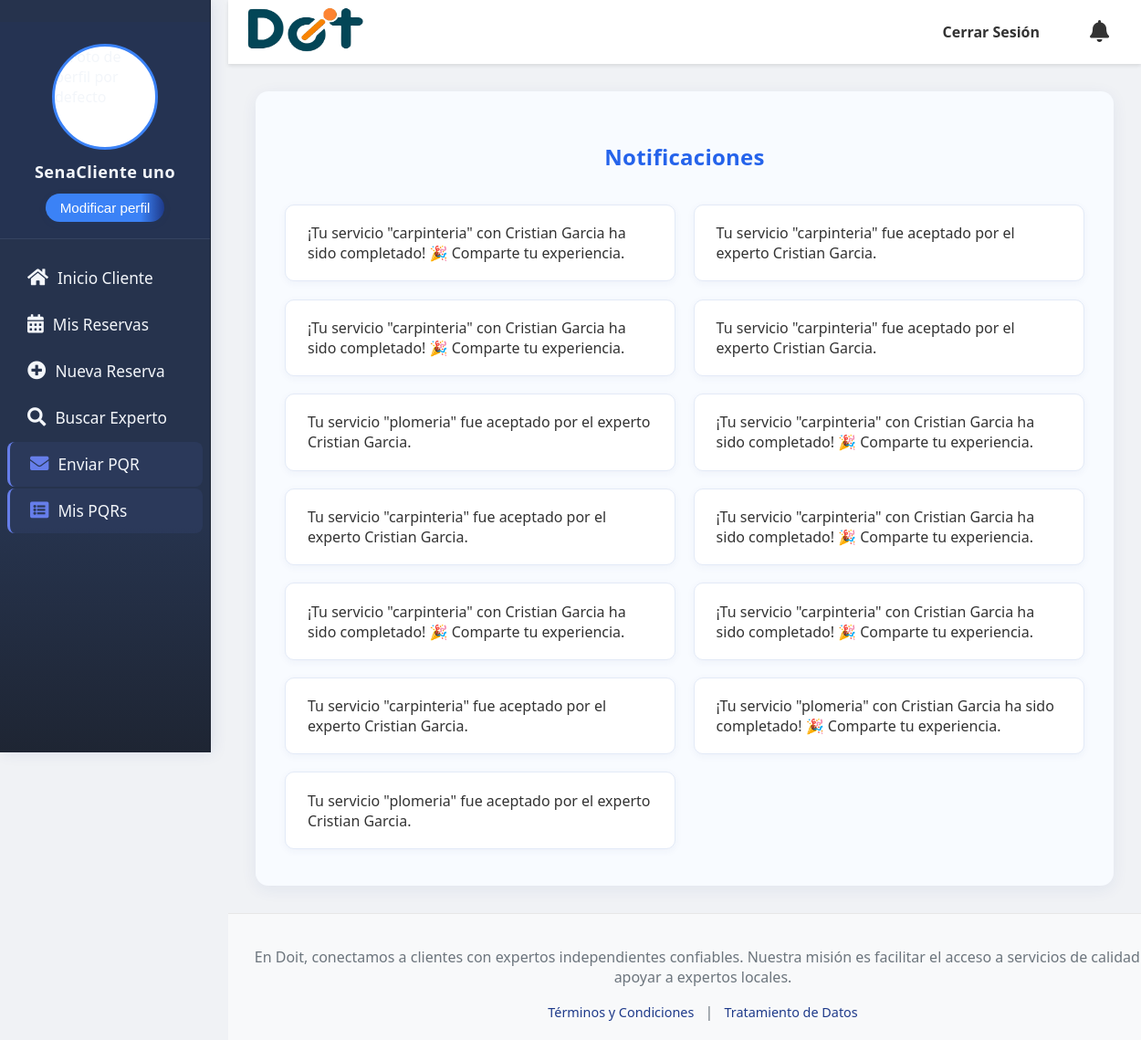
Page /notificaciones/ (signed in) on the committed database.
### doit_app/models.py (models this page shows, shortened)
class CustomUser(AbstractUser):
    tipo_usuario_choices = [
        ('cliente', 'Cliente'),
        ('experto', 'Experto'),
    ]
    estado_aprobacion_choices = [
        ('pendiente', 'Pendiente'),
        ('aprobado', 'Aprobado'),
        ('rechazado', 'Rechazado'),
    ]
    genero = models.ForeignKey(Genero, on_delete=models.SET_NULL, null=True, blank=True, verbose_name="Género")
    tipo_usuario = models.CharField(max_length=20, choices=tipo_usuario_choices, default='cliente', verbose_name="Tipo de Usuario")
    nacionalidad = models.CharField(max_length=100, blank=True, null=True, verbose_name="Nacionalidad")
    numDoc = models.CharField(max_length=100, unique=True, blank=True, null=True, verbose_name="Número de Documento")
    telefono = models.CharField(max_length=20, blank=True, null=True, verbose_name="Teléfono")
    fechaNacimiento = models.DateField(blank=True, null=True, verbose_name="Fecha de Nacimiento")
    foto_perfil = models.ImageField(upload_to='perfil/', null=True, blank=True, verbose_name="Foto de Perfil")
    tipo_documento = models.ForeignKey(TipoDoc, on_delete=models.SET_NULL, null=True, blank=True, verbose_name="Tipo de Documento")
    especialidad = models.ManyToManyField(
        Servicios,
        blank=True,
        verbose_name="Servicios que ofrece el experto"
    )
    direccion = models.CharField(max_length=255, blank=True, null=True, verbose_name="Dirección de Residencia")
    barrio = models.CharField(max_length=100, blank=True, null=True, verbose_name="Barrio")
    documento_identidad_pdf = models.FileField(upload_to='documentos_identidad/', blank=True, null=True, verbose_name="Documento de Identidad (PDF)")
    hoja_vida_file = models.FileField(upload_to='hojas_vida/', null=True, blank=True, verbose_name="Hoja de Vida (PDF)")
    verificado = models.CharField(
        max_length=20,
        choices=[('pendiente', 'Pendiente'), ('aprobado', 'Aprobado'), ('rechazado', 'Rechazado')],
        default='pendiente',
        verbose_name="Estado de verificación del experto"
    )
    aprobado_cliente = models.CharField(
        max_length=20,
        choices=estado_aprobacion_choices,
        default='pendiente',
        verbose_name="Estado de aprobación del cliente"
    )
    class Meta:
        verbose_name = "Usuario Personalizado"
        verbose_name_plural = "Usuarios Personalizados"
        app_label = "doit_app"
    def is_usuario_normal(self):
        return self.tipo_usuario == 'cliente'
    def is_experto(self):
        return self.tipo_usuario == 'experto'

class Notificacion(models.Model):
    usuario = models.ForeignKey(settings.AUTH_USER_MODEL, on_delete=models.CASCADE, related_name='notificaciones')
    mensaje = models.CharField(max_length=255)
    url = models.CharField(max_length=255, blank=True, null=True)
    leida = models.BooleanField(default=False)
    fecha = models.DateTimeField(auto_now_add=True)
    class Meta:
        ordering = ['-fecha']
        verbose_name = 'Notificación'
        verbose_name_plural = 'Notificaciones'

### doit_app/views.py (the view)
# urls.py: path('notificaciones/', views.notificaciones, name='notificaciones'),
@login_required
@usuario_aprobado_required
def notificaciones(request):
    notificaciones = Notificacion.objects.filter(usuario=request.user).order_by('-fecha')
    Notificacion.objects.filter(usuario=request.user, leida=False).update(leida=True)
    return render(request, 'notificaciones.html', {'notificaciones': notificaciones})

### doit_app/context_processors.py (called while the page is built, shortened)
def notificaciones_context(request):
    context = {}
    try:
        if request.user.is_authenticated:
            notificaciones_no_leidas = Notificacion.objects.filter(usuario=request.user, leida=False).count()
            context['notificaciones_no_leidas'] = notificaciones_no_leidas
        else:
            context['notificaciones_no_leidas'] = 0
            context['promedio_calificacion'] = 0
    except Exception:
        context = {
            'notificaciones_no_leidas': 0,
            'promedio_calificacion': 0
        }
    return context

### doit_app/views.py (called while the page is built, shortened)
def usuario_aprobado_required(view_func):
    @wraps(view_func)
    def wrapper(request, *args, **kwargs):
        if not request.user.is_authenticated:
            return redirect('login')
        if request.user.is_superuser or request.user.tipo_usuario == 'admin':
            return view_func(request, *args, **kwargs)
        if request.user.tipo_usuario == 'cliente':
            if request.user.aprobado_cliente != 'aprobado':
                messages.warning(request, 'Tu cuenta está pendiente de aprobación por parte del administrador. No puedes acceder a todas las funcionalidades hasta que sea aprobada.')
                return render(request, 'pendiente_aprobacion.html', {
                    'tipo_usuario': 'cliente',
                    'estado': request.user.aprobado_cliente
                })
        return view_func(request, *args, **kwargs)
    return wrapper

### doit_app/templates/notificaciones.html (shortened to what this page needs)
{% extends "base.html" %}
 {% load static %}
{% block extra_css %}
<link rel="stylesheet" href="{% static 'css/notificaciones.css' %}">
<link rel="stylesheet" href="{% static 'css/notificaciones_custom.css' %}">
{% endblock %}
{% block content %}
<div class="notificaciones-container mt-4">
    <h2 style="text-align:center;">Notificaciones</h2>
    <ul class="list-group notificaciones-grid">
        {% for noti in notificaciones %}
            <li class="list-group-item {% if not noti.leida %}list-group-item-info{% endif %}">
                <span>
                    {{ noti.mensaje }}
                </span>
            </li>
        {% empty %}
            <li class="list-group-item">No tienes notificaciones.</li>
        {% endfor %}
    </ul>
</div>
{% endblock %}

### doit_app/templates/base.html (shortened to what this page needs)
<!DOCTYPE html>
<html lang="es">
{% load static %}
<head>
    <link rel="stylesheet" href="{% static 'css/styles.css' %}">
    <link rel="stylesheet" href="{% static 'css/calificaciones.css' %}">
    <link rel="stylesheet" href="https://cdnjs.cloudflare.com/ajax/libs/font-awesome/5.15.4/css/all.min.css">
    {% block extra_css %}
    {% endblock %}
</head>
<body>
    {% if user.is_authenticated and not user.is_staff and not user.is_superuser %}
    <div id="sidebar">
            <div class="perfil-header">
                <div class="perfil-foto-container">
                    {% if user.foto_perfil %}
                        <img src="{{ user.foto_perfil.url }}" alt="Foto de perfil de {{ user.username }}" class="perfil-foto">
                    {% else %}
                        <img src="{% static 'images/default_profile.jpg' %}" alt="Foto de perfil por defecto" class="perfil-foto">
                    {% endif %}
                </div>
                <p class="perfil-nombre">
                    {% if user.first_name and user.last_name %}
                        {{ user.first_name }} {{ user.last_name }}
                    {% elif user.first_name %}
                        {{ user.first_name }}
                    {% elif user.username %}
                        {{ user.username }}
                    {% else %}
                        Usuario Desconocido
                    {% endif %}
                </p>
                <div>
                    <a href="{% url 'editar_perfil' %}">
                        <button class="modificar-perfil-btn">Modificar perfil</button>
                    </a>
                </div>
            </div>
        <ul class="list-unstyled components">
            {% if user.is_authenticated and user.is_usuario_normal and user.aprobado_cliente == 'aprobado' %}
                <li><a href="{% url 'principal' %}"><i class="fas fa-home"></i> Inicio Cliente</a></li>
                <li><a href="{% url 'mis_reservas_cliente' %}"><i class="fas fa-calendar-alt"></i> Mis Reservas</a></li>
                <li><a href="{% url 'reserva' %}"><i class="fas fa-plus-circle"></i> Nueva Reserva</a></li>
                <li><a href="{% url 'busc_experto' %}"><i class="fas fa-search"></i> Buscar Experto</a></li>
                <li><a href="{% url 'pqr' %}"><i class="fas fa-envelope"></i> Enviar PQR</a></li>
                <li><a href="{% url 'mis_pqrs' %}"><i class="fas fa-list-alt"></i> Mis PQRs</a></li>
            {% elif user.is_authenticated and user.is_usuario_normal and user.aprobado_cliente != 'aprobado' %}
                <li><span class="nav-disabled"><i class="fas fa-clock"></i> Pendiente de aprobación</span></li>
            {% endif %}
        </ul>
    </div>
    {% endif %}
    <div id="content-wrapper">
        <header>
            <nav class="navbar navbar-light bg-light">
                <div class="logo">
                    {% if user.is_authenticated %}
                        {% if user.is_usuario_normal %}
                            <a href="{% url 'principal' %}">
                                <img src="{% static 'images/Doit_logo.png' %}" alt="Logo Doit" width="130">
                            </a>
                        {% elif user.is_experto %}
                            <a href="{% url 'dashboard_experto' %}">
                                <img src="{% static 'images/Doit_logo.png' %}" alt="Logo Doit" width="130">
                            </a>
                        {% elif user.is_superuser %}
                            <a href="{% url 'admin_principal' %}">
                                <img src="{% static 'images/Doit_logo.png' %}" alt="Logo Doit" width="130">
                            </a>
                        {% else %}
                            <a href="{% url 'home' %}">
                                <img src="{% static 'images/Doit_logo.png' %}" alt="Logo Doit" width="130">
                            </a>
                        {% endif %}
                    {% else %}
                        <a href="{% url 'home' %}">
                            <img src="{% static 'images/Doit_logo.png' %}" alt="Logo Doit" width="130">
                        </a>
                    {% endif %}
                </div>
                <ul class="nav-links">
                    {% if user.is_authenticated %}
                        <li><a href="{% url 'user_logout' %}">Cerrar Sesión</a></li>
                    {% else %}
                        <li><a href="{% url 'login' %}">Iniciar Sesión</a></li>
                        <li><a href="{% url 'registrarse' %}">Registrarse</a></li>
                    {% endif %}
                    <li style="position:relative;">
                        <a href="{% url 'notificaciones' %}" id="notificaciones-link" style="position:relative;">
                            <i class="fa fa-bell" style="font-size:1.5em;"></i>
                        </a>
                    </li>
                </ul>
            </nav>
        </header>
        <main>
            {% block content %}
            {% endblock %}
        </main>
        <footer>
            <p> En Doit, conectamos a clientes con expertos independientes confiables. Nuestra misión es facilitar el acceso a servicios de calidad y apoyar a expertos locales. </p>
            <div class="footer-links">
                <a href="{% url 'terminos_condiciones' %}">Términos y Condiciones</a> |
                <a href="{% url 'tratamiento_datos' %}">Tratamiento de Datos</a>
            </div>
        </footer>
    </div>
</body>
</html>

### static/css/styles.css (style rules this page uses)
:root { --sidebar-width: 250px; --header-height: 70px; --sidebar-bg-color: #2c3e50; --sidebar-text-color: #ecf0f1; --sidebar-hover-bg-color: #34495e; --header-bg-color: #ffffff; --footer-bg-color: #f8f9fa; --main-content-bg-color: #f0f2f5; --primary-blue: #1e3a8a; --secondary-blue: #3b82f6; --alert-info-bg: #d1ecf1; --alert-info-border: #bee5eb; --alert-info-text: #0c5460; --alert-success-bg: #d4edda; --alert-success-border: #c3e6cb; --alert-success-text: #155724; --alert-danger-bg: #f8d7da; --alert-danger-border: #f5c6cb; --alert-danger-text: #721c24; --alert-warning-bg: #fff3cd; --alert-warning-border: #ffeeba; --alert-warning-text: #856404; --shadow-light: 0 2px 4px rgba(0, 0, 0, 0.1); --shadow-medium: 0 4px 8px rgba(0, 0, 0, 0.15); --border-radius-base: 5px; }
html, body { margin: 0; padding: 0; font-family: 'Segoe UI', Arial, sans-serif; background-color: var(--main-content-bg-color); color: #333; }
body { display: flex; min-height: 100vh; }
#sidebar { width: 230px; min-height: 100vh; background: linear-gradient(180deg, #26334d 70%, #1e2533 100%); color: #f3f6fa; overflow-y: auto; padding-top: 24px; position: fixed; z-index: 101; top: 0; left: 0; box-shadow: 2px 0 16px rgba(30,58,138,0.10); border-right: 1.5px solid #1e2533; }
#sidebar .perfil-header { display: flex; flex-direction: column; align-items: center; padding: 24px 10px 18px 10px; margin-bottom: 18px; border-bottom: 1px solid rgba(255,255,255,0.08); background: rgba(30,58,138,0.07); }
#sidebar .perfil-foto-container { width: 110px; height: 110px; border-radius: 50%; overflow: hidden; margin-bottom: 12px; border: 3px solid #3b82f6; background: #fff; }
#sidebar .perfil-foto { width: 100%; height: 100%; object-fit: cover; }
#sidebar .perfil-nombre { color: #f3f6fa; font-size: 1.13em; font-weight: 600; margin: 0; text-align: center; letter-spacing: 0.5px; }
#sidebar .modificar-perfil-btn { background: linear-gradient(90deg, #3b82f6 80%, #1e3a8a 100%); color: #fff; border: none; padding: 7px 16px; border-radius: 18px; cursor: pointer; font-size: 0.95em; font-weight: 500; transition: background 0.2s; margin-top: 12px; box-shadow: 0 2px 8px rgba(30,58,138,0.08); }
#sidebar ul.list-unstyled { list-style-type: none; padding: 0; margin: 0; }
#sidebar ul.list-unstyled li a { padding: 13px 22px; display: flex; align-items: center; color: #f3f6fa; text-decoration: none; font-size: 1.08em; border-radius: 8px; margin: 2px 8px; transition: background 0.18s, color 0.18s; }
#sidebar ul.list-unstyled li a i { margin-right: 10px; font-size: 1.18em; }
#sidebar ul.list-unstyled li a[href*="pqr"] { background: rgba(102, 126, 234, 0.08); border-left: 3px solid #667eea; }
#sidebar ul.list-unstyled li a[href*="pqr"] i { color: #667eea; }
header { position: fixed; top: 0; left: var(--sidebar-width); width: calc(100% - var(--sidebar-width)); height: var(--header-height); background-color: var(--header-bg-color); box-shadow: var(--shadow-light); z-index: 100; display: flex; align-items: center; }
header nav { display: flex; justify-content: space-between; align-items: center; width: 100%; padding: 0 20px; }
header .logo img { height: 50px; }
header .nav-links { list-style: none; margin: 0; padding: 0; display: flex; align-items: center; }
header .nav-links li { margin-left: 25px; }
header .nav-links a { text-decoration: none; color: #333; font-weight: 600; padding: 8px 15px; border-radius: var(--border-radius-base); transition: background-color 0.3s ease, color 0.3s ease; }
#content-wrapper { flex-grow: 1; margin-left: var(--sidebar-width); padding-top: var(--header-height); min-height: 100vh; display: flex; flex-direction: column; }
main { flex-grow: 1; padding: 30px; background-color: var(--main-content-bg-color); }
footer { width: 100%; padding: 20px; background-color: var(--footer-bg-color); text-align: center; color: #6c757d; margin-top: auto; border-top: 1px solid #e7e7e7; }
.footer-links { margin-top: 10px; }
.footer-links a { color: var(--primary-blue); text-decoration: none; margin: 0 8px; font-size: 0.9em; }

### static/css/notificaciones_custom.css (style rules this page uses)
.notificaciones-grid { display: grid; grid-template-columns: 1fr 1fr; gap: 1.2em; padding-left: 0; word-break: normal; }
.notificaciones-grid .list-group-item { margin-bottom: 0; white-space: normal; word-break: normal; }
.notificaciones-grid .list-group-item span { white-space: normal; word-break: normal; }

### rows in the picture
CustomUser: first_name "SenaCliente", last_name "uno"
Notificacion: mensaje "¡Tu servicio \"carpinteria\" con Cristian Garcia ha sido completado! 🎉 Comparte tu experiencia."
Notificacion: mensaje "Tu servicio \"carpinteria\" fue aceptado por el experto Cristian Garcia."
Notificacion: mensaje "¡Tu servicio \"carpinteria\" con Cristian Garcia ha sido completado! 🎉 Comparte tu experiencia."
Notificacion: mensaje "Tu servicio \"carpinteria\" fue aceptado por el experto Cristian Garcia."
Notificacion: mensaje "Tu servicio \"plomeria\" fue aceptado por el experto Cristian Garcia."
Notificacion: mensaje "¡Tu servicio \"carpinteria\" con Cristian Garcia ha sido completado! 🎉 Comparte tu experiencia."
Notificacion: mensaje "Tu servicio \"carpinteria\" fue aceptado por el experto Cristian Garcia."
Notificacion: mensaje "¡Tu servicio \"carpinteria\" con Cristian Garcia ha sido completado! 🎉 Comparte tu experiencia."
Notificacion: mensaje "¡Tu servicio \"carpinteria\" con Cristian Garcia ha sido completado! 🎉 Comparte tu experiencia."
Notificacion: mensaje "¡Tu servicio \"carpinteria\" con Cristian Garcia ha sido completado! 🎉 Comparte tu experiencia."
Notificacion: mensaje "Tu servicio \"carpinteria\" fue aceptado por el experto Cristian Garcia."
Notificacion: mensaje "¡Tu servicio \"plomeria\" con Cristian Garcia ha sido completado! 🎉 Comparte tu experiencia."
Notificacion: mensaje "Tu servicio \"plomeria\" fue aceptado por el experto Cristian Garcia."
